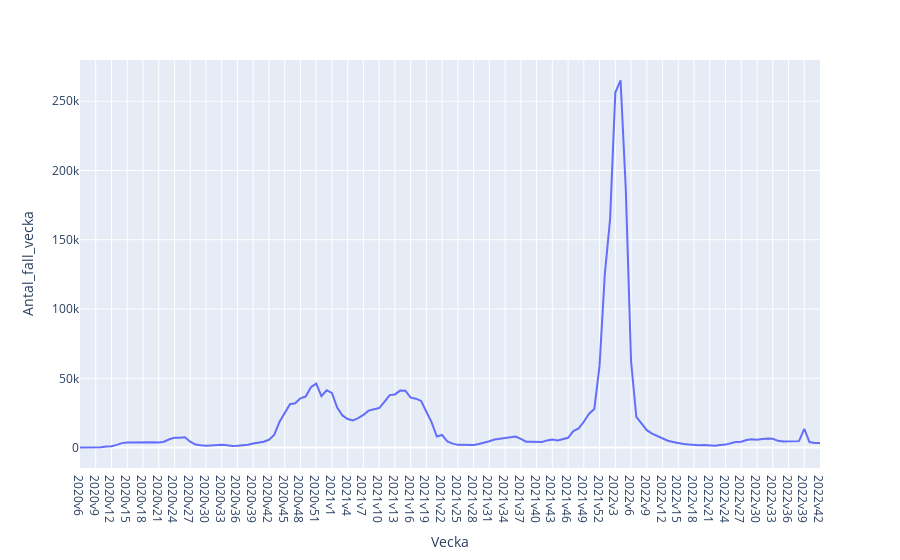

Write notebook code for a chart like this one.
### Code cell
"""Plotly express plot:"""
px.line(covid19_data, x="Vecka", y="Antal_fall_vecka")

### Figure 1 — Plotly figure (JSON) as saved in the notebook; plotly's stock layout.template omitted (floating-point values rounded to 4 significant figures; data arrays with more than 128 entries replaced by an {"elided": "..."} marker saying what was removed)
{"data": [{"hovertemplate": "Vecka=%{x}<br>Antal_fall_vecka=%{y}<extra></extra>", "legendgroup": "", "line": {"color": "#636efa", "dash": "solid"}, "marker": {"symbol": "circle"}, "mode": "lines", "name": "", "orientation": "v", "showlegend": false, "type": "scatter", "x": {"elided": "142 str values"}, "xaxis": "x", "y": {"elided": "142 int values"}, "yaxis": "y"}], "layout": {"legend": {"tracegroupgap": 0}, "margin": {"t": 60}, "xaxis": {"anchor": "y", "domain": [0, 1], "title": {"text": "Vecka"}}, "yaxis": {"anchor": "x", "domain": [0, 1], "title": {"text": "Antal_fall_vecka"}}}}
